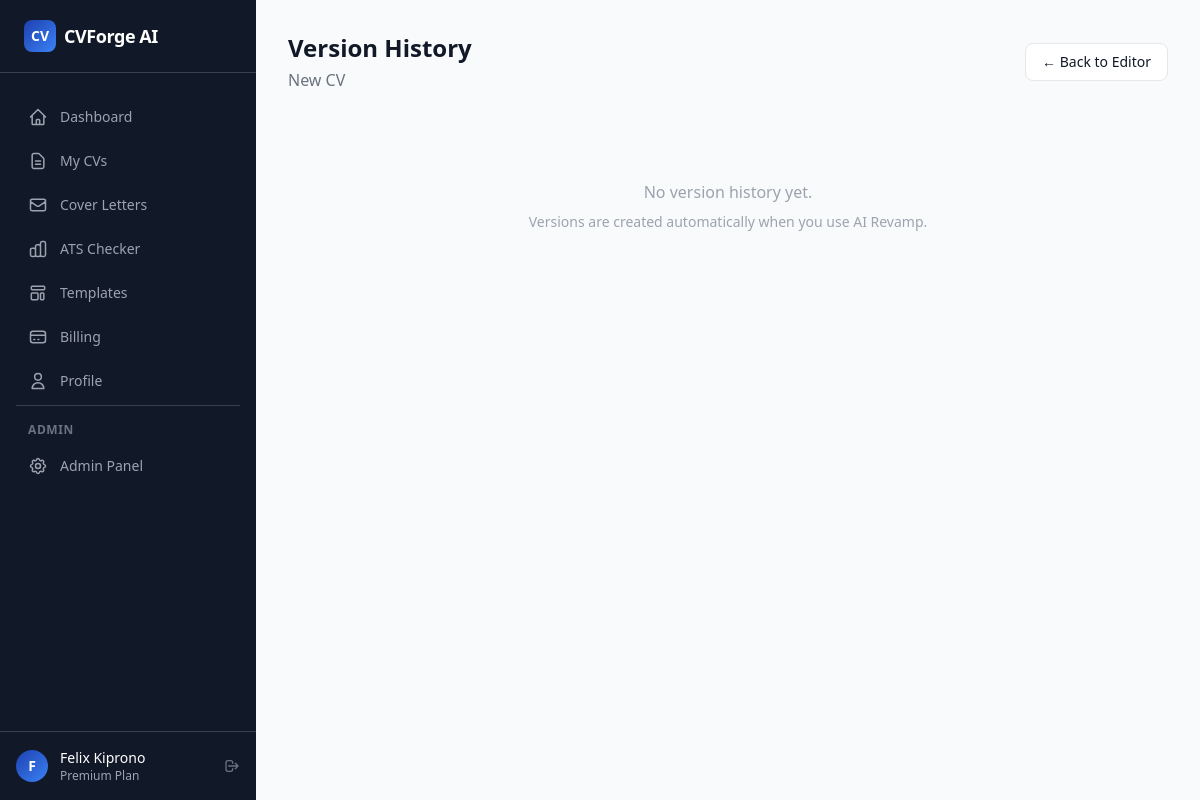
The app's page /cv/1/versions (signed in) with its own data.
### app/models.py (models this page shows, shortened)
class User(db.Model, UserMixin):
    __tablename__ = "users"
    id = db.Column(db.Integer, primary_key=True)
    email = db.Column(db.String(255), unique=True, nullable=False, index=True)
    username = db.Column(db.String(80), unique=True, nullable=True, index=True)
    password_hash = db.Column(db.String(255), nullable=True)
    first_name = db.Column(db.String(80), nullable=True)
    last_name = db.Column(db.String(80), nullable=True)
    avatar_url = db.Column(db.String(500), nullable=True)
    google_id = db.Column(db.String(255), unique=True, nullable=True, index=True)
    oauth_provider = db.Column(db.String(50), nullable=True)
    is_active = db.Column(db.Boolean, default=True, nullable=False)
    is_admin = db.Column(db.Boolean, default=False, nullable=False)
    is_verified = db.Column(db.Boolean, default=False, nullable=False)
    verification_token = db.Column(db.String(255), nullable=True)
    reset_token = db.Column(db.String(255), nullable=True)
    reset_token_expires = db.Column(db.DateTime(timezone=True), nullable=True)
    plan = db.Column(db.String(20), default="free", nullable=False)
    plan_expires_at = db.Column(db.DateTime(timezone=True), nullable=True)
    created_at = db.Column(db.DateTime(timezone=True), default=utcnow, nullable=False)
    updated_at = db.Column(db.DateTime(timezone=True), default=utcnow, onupdate=utcnow, nullable=False)
    last_login_at = db.Column(db.DateTime(timezone=True), nullable=True)
    profile = db.relationship("Profile", backref="user", uselist=False, lazy="joined", cascade="all, delete-orphan")
    resumes = db.relationship("Resume", backref="user", lazy="dynamic", cascade="all, delete-orphan")
    cover_letters = db.relationship("CoverLetter", backref="user", lazy="dynamic", cascade="all, delete-orphan")
    subscriptions = db.relationship("Subscription", backref="user", lazy="dynamic", cascade="all, delete-orphan")
    payments = db.relationship("Payment", backref="user", lazy="dynamic", cascade="all, delete-orphan")
    ai_usages = db.relationship("AIUsage", backref="user", lazy="dynamic", cascade="all, delete-orphan")
    activity_logs = db.relationship("ActivityLog", backref="user", lazy="dynamic", cascade="all, delete-orphan")
    notifications = db.relationship("Notification", backref="user", lazy="dynamic", cascade="all, delete-orphan")
    @property
    def is_premium(self) -> bool:
        if self.plan in ("pro", "premium") and self.plan_expires_at:
            return _make_aware(self.plan_expires_at) > datetime.now(timezone.utc)
        return False
    @property
    def full_name(self) -> str:
        parts = filter(None, [self.first_name, self.last_name])
        return " ".join(parts) or self.email.split("@")[0]

class Resume(db.Model):
    __tablename__ = "resumes"
    id = db.Column(db.Integer, primary_key=True)
    user_id = db.Column(db.Integer, db.ForeignKey("users.id"), nullable=False, index=True)
    template_id = db.Column(db.Integer, db.ForeignKey("templates.id"), nullable=True)
    title = db.Column(db.String(255), nullable=False, default="Untitled Resume")
    slug = db.Column(db.String(255), nullable=True, index=True)
    status = db.Column(db.String(20), default="draft")
    ats_score = db.Column(db.Integer, nullable=True)
    ats_report = db.Column(db.JSON, nullable=True)
    personal_info = db.Column(db.JSON, nullable=True)
    professional_summary = db.Column(db.Text, nullable=True)
    work_experience = db.Column(db.JSON, nullable=True)
    education = db.Column(db.JSON, nullable=True)
    skills = db.Column(db.JSON, nullable=True)
    certifications = db.Column(db.JSON, nullable=True)
    projects = db.Column(db.JSON, nullable=True)
    references = db.Column(db.JSON, nullable=True)
    languages = db.Column(db.JSON, nullable=True)
    awards = db.Column(db.JSON, nullable=True)
    custom_sections = db.Column(db.JSON, nullable=True)
    source = db.Column(db.String(30), default="builder")
    original_filename = db.Column(db.String(255), nullable=True)
    original_file_path = db.Column(db.String(500), nullable=True)
    is_public = db.Column(db.Boolean, default=False)
    public_token = db.Column(db.String(64), unique=True, nullable=True)
    download_count = db.Column(db.Integer, default=0)
    last_downloaded_at = db.Column(db.DateTime(timezone=True), nullable=True)
    created_at = db.Column(db.DateTime(timezone=True), default=utcnow, nullable=False)
    updated_at = db.Column(db.DateTime(timezone=True), default=utcnow, onupdate=utcnow, nullable=False)
    versions = db.relationship("ResumeVersion", backref="resume", lazy="dynamic", cascade="all, delete-orphan")
    job_matches = db.relationship("JobMatch", backref="resume", lazy="dynamic", cascade="all, delete-orphan")

### app/routes/cv.py (the view)
@cv_bp.route("/<int:resume_id>/versions")
@login_required
def compare_versions(resume_id):
    resume = Resume.query.filter_by(id=resume_id, user_id=current_user.id).first_or_404()
    versions = resume.versions.order_by(ResumeVersion.version_number.desc()).all()
    return render_template("cv/versions.html", resume=resume, versions=versions)

### app/__init__.py (called while the page is built)
@login_manager.user_loader
def load_user(user_id):
    return db.session.get(User, int(user_id))

### app/models.py (called while the page is built)
def _make_aware(dt):
    if dt is None:
        return None
    if dt.tzinfo is None:
        return dt.replace(tzinfo=timezone.utc)
    return dt

### app/templates/cv/versions.html (shortened to what this page needs)
{% extends "base_dashboard.html" %}
{% block page_title %}Version History{% endblock %}
{% block page_subtitle %}{{ resume.title }}{% endblock %}
{% block page_actions %}
  <a href="{{ url_for('cv.builder', resume_id=resume.id) }}"
     class="inline-flex items-center gap-2 px-4 py-2 rounded-lg border border-gray-200 bg-white text-sm font-medium hover:bg-gray-50 transition">
    ← Back to Editor
  </a>
{% endblock %}
{% block content %}
{% if versions %}
<div class="space-y-4">
  {% for version in versions %}
  <div class="bg-white rounded-xl border border-gray-100 shadow-sm p-5">
    <div class="flex items-start justify-between gap-4">
      <div>
        <div class="flex items-center gap-2">
          <span class="text-sm font-bold text-gray-900">v{{ version.version_number }}</span>
          {% if version.label %}
          <span class="text-xs px-2 py-0.5 rounded-full
            {% if 'AI' in version.label %}bg-purple-100 text-purple-700
            {% elif 'Restored' in version.label %}bg-orange-100 text-orange-700
            {% else %}bg-gray-100 text-gray-600{% endif %}">
            {{ version.label }}
          </span>
          {% endif %}
        </div>
        <p class="text-xs text-gray-400 mt-1">
          {{ version.created_at.strftime('%d %b %Y at %H:%M') }}
          · Created by {{ version.created_by or 'user' }}
        </p>
        {% if version.ats_score %}
        <p class="text-xs font-medium text-green-600 mt-1">ATS Score: {{ version.ats_score }}%</p>
        {% endif %}
      </div>
      <form method="POST"
            action="{{ url_for('cv.restore_version', resume_id=resume.id, version_id=version.id) }}"
            onsubmit="return confirm('Restore this version? Your current state will be saved as a new version first.')">
        <input type="hidden" name="csrf_token" value="{{ csrf_token() }}"/>
        <button type="submit"
                class="px-3 py-1.5 text-sm text-blue-600 border border-blue-200 rounded-lg hover:bg-blue-50 transition font-medium">
          Restore
        </button>
      </form>
    </div>
    {% if version.snapshot %}
    <div class="mt-3 pt-3 border-t border-gray-50">
      <p class="text-xs text-gray-400 font-medium mb-1">Snapshot preview</p>
      <p class="text-xs text-gray-500 line-clamp-2">
        {{ (version.snapshot.get('professional_summary') or '')|truncate(200) }}
      </p>
    </div>
    {% endif %}
  </div>
  {% endfor %}
</div>
{% else %}
<div class="text-center py-16">
  <p class="text-gray-400 mb-2">No version history yet.</p>
  <p class="text-sm text-gray-400">Versions are created automatically when you use AI Revamp.</p>
</div>
{% endif %}
{% endblock %}

### app/templates/base_dashboard.html (shortened to what this page needs)
{% extends "base.html" %}
{% block body %}
<div class="min-h-screen flex" x-data="{sidebarOpen: false}">
  <aside class="hidden lg:flex lg:flex-col lg:w-64 lg:fixed lg:inset-y-0 bg-gray-900 text-white">
    <div class="flex items-center gap-2 px-6 py-5 border-b border-gray-700">
      <div class="w-8 h-8 rounded-lg gradient-brand flex items-center justify-center text-white font-bold text-sm">CV</div>
      <span class="font-bold text-lg tracking-tight">CVForge AI</span>
    </div>
    <nav class="flex-1 px-4 py-6 space-y-1 overflow-y-auto">
      {% for endpoint, icon_path, label in nav %}
      <a href="{{ url_for(endpoint) }}"
         class="flex items-center gap-3 px-3 py-2.5 rounded-lg text-sm font-medium transition-colors
         {% if request.endpoint == endpoint %}bg-blue-600 text-white{% else %}text-gray-400 hover:bg-gray-800 hover:text-white{% endif %}">
        <svg class="w-5 h-5 flex-shrink-0" fill="none" viewBox="0 0 24 24" stroke="currentColor" stroke-width="1.8">
          <path stroke-linecap="round" stroke-linejoin="round" d="{{ icon_path }}"/>
        </svg>
        {{ label }}
      </a>
      {% endfor %}
      {% if current_user.is_admin %}
      <div class="pt-4 mt-4 border-t border-gray-700">
        <p class="px-3 text-xs font-semibold text-gray-500 uppercase tracking-wider mb-2">Admin</p>
        <a href="{{ url_for('admin.index') }}"
           class="flex items-center gap-3 px-3 py-2.5 rounded-lg text-sm font-medium text-gray-400 hover:bg-gray-800 hover:text-white transition-colors">
          Admin Panel
        </a>
      </div>
      {% endif %}
    </nav>
    <div class="px-4 py-4 border-t border-gray-700">
      <div class="flex items-center gap-3">
        <div class="w-8 h-8 rounded-full gradient-brand flex items-center justify-center text-white text-sm font-bold flex-shrink-0">
          {{ current_user.first_name[0]|upper if current_user.first_name else current_user.email[0]|upper }}
        </div>
        <div class="flex-1 min-w-0">
          <p class="text-sm font-medium text-white truncate">{{ current_user.full_name }}</p>
          <p class="text-xs text-gray-400 capitalize">{{ current_user.plan }} plan</p>
        </div>
        <a href="{{ url_for('auth.logout') }}" title="Logout"
           class="text-gray-500 hover:text-white transition-colors">
          <svg class="w-4 h-4" fill="none" viewBox="0 0 24 24" stroke="currentColor">
            <path stroke-linecap="round" stroke-linejoin="round" stroke-width="2"
                  d="M17 16l4-4m0 0l-4-4m4 4H7m6 4v1a3 3 0 01-3 3H6a3 3 0 01-3-3V7a3 3 0 013-3h4a3 3 0 013 3v1"/>
          </svg>
        </a>
      </div>
    </div>
  </aside>
  <div class="flex-1 lg:ml-64 flex flex-col min-h-screen">
    <main class="flex-1 p-4 lg:p-8">
      {% if self.page_title() %}
      <div class="mb-6 flex items-center justify-between gap-4">
        <div>
          <h1 class="text-2xl font-bold text-gray-900">{% block page_title %}{% endblock %}</h1>
          {% if self.page_subtitle() %}
          <p class="text-gray-500 mt-1">{% block page_subtitle %}{% endblock %}</p>
          {% endif %}
        </div>
        <div class="flex gap-2">{% block page_actions %}{% endblock %}</div>
      </div>
      {% endif %}
      {% block content %}{% endblock %}
    </main>
  </div>
</div>
{% endblock %}

### app/templates/base.html (style rules this page uses)
.gradient-brand { background:linear-gradient(135deg,#1e40af 0%,#3b82f6 100%) }

### records on screen
User: first_name "F", full_name "Felix Kiprono", plan "Premium"
Resume: title "New CV"

### other values on screen
{{ label }} "Dashboard" "My CVs" "Cover Letters" "ATS Checker" "Templates" "Billing" "Profile"
